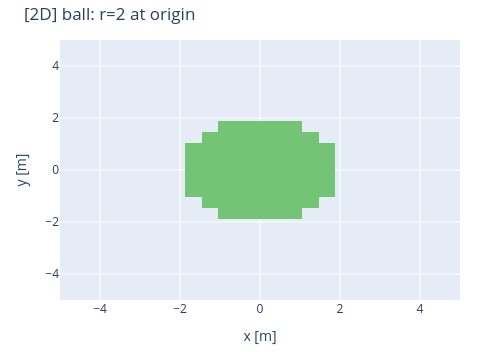
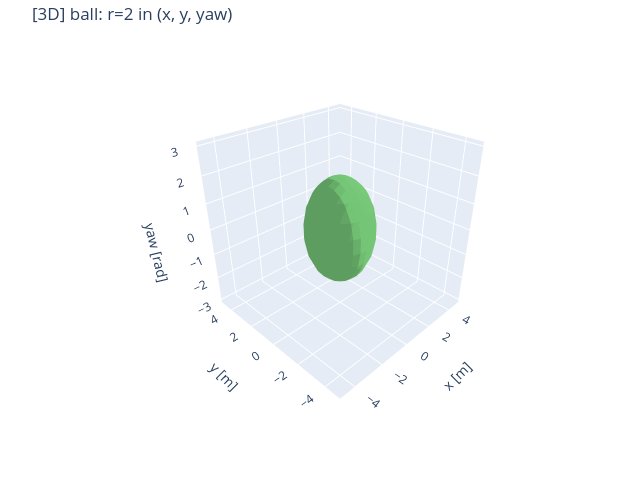

The notebook cell these images were saved under, in order:
### Markdown cell above
## 1. BallSet - disk of radius 2 in `(x, y)`

Compared to `QuadraticSet` with `A = I` and `c = -r^2`.

**3D** uses the same radius on `(x, y, yaw)` so the 0-level is a closed surface. A disk in `(x, y)` only is constant in `yaw`; Plotly `Isosurface` then stays empty.

### Code cell
S = BallSet(center=[0.0, 0.0], radius=2.0, axes=["x", "y"])
ref = QuadraticSet(
    A=[[1.0, 0.0], [0.0, 1.0]],
    c=-4.0,
    center=[0.0, 0.0],
    axes=["x", "y"],
)

out = S(impl)
print("shape", tuple(np.asarray(out).shape), "grid", impl.shape)
print(f"max |ball - quadratic(I, -r^2)| = {maxdiff(out, ref(impl))}")
show_2d(out, "ball: r=2 at origin", colorscale="Greens")

S3 = BallSet(center=[0.0, 0.0, 0.0], radius=2.0, axes=["x", "y", "yaw"])
out3 = S3(impl)
print("3D volume", np.asarray(impl.transform_to_isosurface(out3, axes=("x", "y", "yaw"), select=SLICE_T)).shape)
show_3d(out3, "ball: r=2 in (x, y, yaw)", colorscale="Greens")

### Figure 1 — Plotly figure (JSON) as saved in the notebook; plotly's stock layout.template omitted (floating-point values rounded to 4 significant figures; data arrays with more than 128 entries replaced by an {"elided": "..."} marker saying what was removed)
{"data": [{"colorscale": [[0, "rgb(247,252,245)"], [0.125, "rgb(229,245,224)"], [0.25, "rgb(199,233,192)"], [0.375, "rgb(161,217,155)"], [0.5, "rgb(116,196,118)"], [0.625, "rgb(65,171,93)"], [0.75, "rgb(35,139,69)"], [0.875, "rgb(0,109,44)"], [1, "rgb(0,68,27)"]], "showscale": false, "type": "heatmap", "x": {"elided": "625 float values"}, "y": {"elided": "625 float values"}, "z": {"elided": "625 float values"}, "zmax": 1, "zmin": 0}], "layout": {"height": 360, "title": {"text": "[2D] ball: r=2 at origin"}, "width": 480, "xaxis": {"range": [-5, 5], "showline": false, "showticklabels": true, "title": {"text": "x [m]"}, "zeroline": false}, "yaxis": {"range": [-5, 5], "showline": false, "showticklabels": true, "title": {"text": "y [m]"}, "zeroline": false}}}

### Figure 2 — Plotly figure (JSON) as saved in the notebook; plotly's stock layout.template omitted (floating-point values rounded to 4 significant figures; data arrays with more than 128 entries replaced by an {"elided": "..."} marker saying what was removed)
{"data": [{"caps": {"x": {"show": false}, "y": {"show": false}, "z": {"show": false}}, "colorscale": [[0, "rgb(247,252,245)"], [0.125, "rgb(229,245,224)"], [0.25, "rgb(199,233,192)"], [0.375, "rgb(161,217,155)"], [0.5, "rgb(116,196,118)"], [0.625, "rgb(65,171,93)"], [0.75, "rgb(35,139,69)"], [0.875, "rgb(0,109,44)"], [1, "rgb(0,68,27)"]], "isomax": 0, "isomin": 0, "showscale": false, "surface": {"count": 1}, "type": "isosurface", "value": {"elided": "7500 float values"}, "x": {"elided": "7500 float values"}, "y": {"elided": "7500 float values"}, "z": {"elided": "7500 float values"}}], "layout": {"height": 480, "scene": {"aspectmode": "cube", "camera": {"eye": {"x": -1.531, "y": -1.531, "z": 1.25}}, "xaxis": {"range": [-5, 5], "title": {"text": "x [m]"}}, "yaxis": {"range": [-5, 5], "title": {"text": "y [m]"}}, "zaxis": {"range": [-3.142, 3.142], "title": {"text": "yaw [rad]"}}}, "title": {"text": "[3D] ball: r=2 in (x, y, yaw)"}, "width": 640}}
